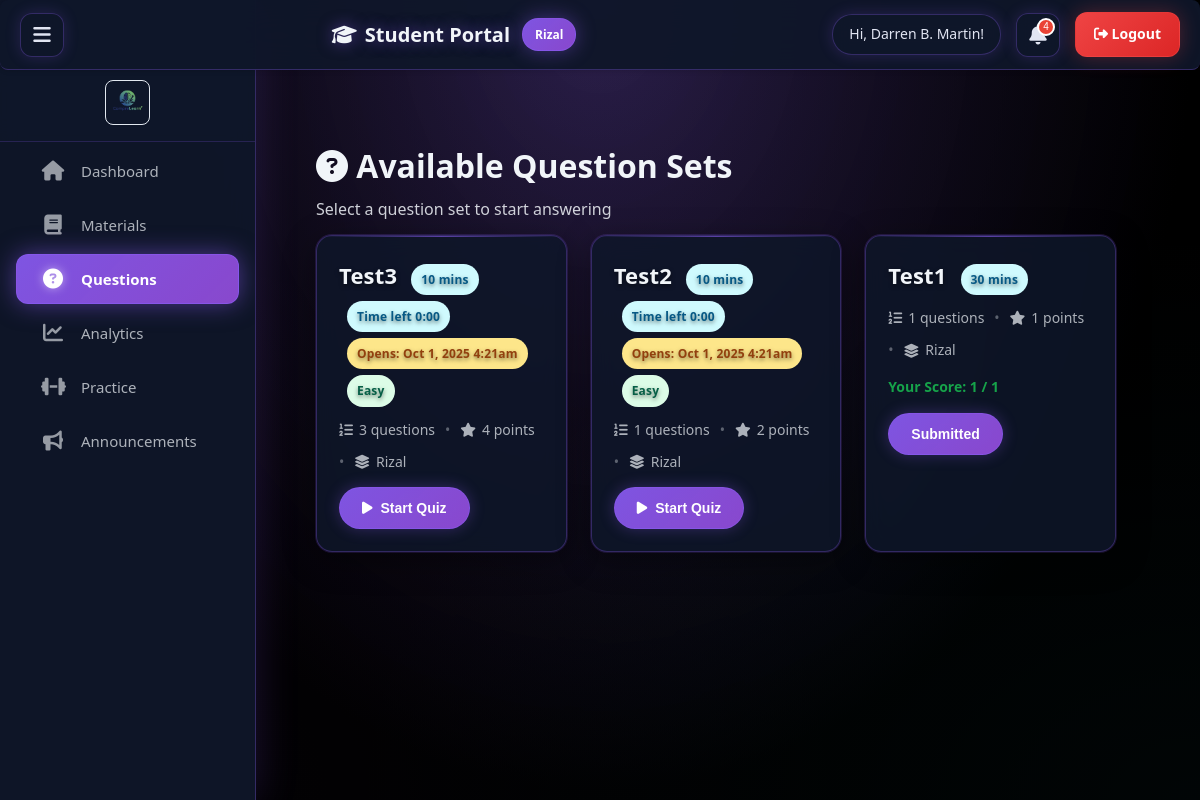
/Student/clean_question_viewer.php (signed in), run on the app's committed database.
### tables this page shows
CREATE TABLE `sections` (
  `id` int(11) NOT NULL,
  `name` varchar(100) NOT NULL,
  `description` text DEFAULT NULL,
  `created_at` timestamp NOT NULL DEFAULT current_timestamp()
);

CREATE TABLE `question_sets` (
  `id` int(11) NOT NULL,
  `teacher_id` int(11) NOT NULL,
  `section_id` int(11) NOT NULL,
  `set_title` varchar(255) NOT NULL,
  `description` text DEFAULT NULL,
  `created_at` timestamp NOT NULL DEFAULT current_timestamp(),
  `updated_at` timestamp NOT NULL DEFAULT current_timestamp() ON UPDATE current_timestamp(),
  `timer_minutes` int(11) DEFAULT 0,
  `open_at` datetime DEFAULT NULL,
  `difficulty` varchar(16) DEFAULT NULL
);

### Student/Includes/student_init.php (called while the page is built, shortened)
<?php
$conn = new mysqli('localhost', 'root', '', 'compre_learn');
$studentId = (int)($_SESSION['student_id'] ?? 0);
$studentName = $_SESSION['student_name'] ?? 'Student';
$studentRes = $conn->query("SELECT * FROM students WHERE id = $studentId");
if (!$studentRes) {
    error_log("Database error: " . $conn->error);
    $student = null;
} else {
    $student = $studentRes->fetch_assoc();
}
$studentSectionId = (int)($student['section_id'] ?? 0);
if ($studentSectionId > 0) {
    $sectionRes = $conn->query("SELECT name FROM sections WHERE id = $studentSectionId");
    if ($sectionRes && $sectionRes->num_rows > 0) {
        $sectionName = $sectionRes->fetch_assoc()['name'];
    }
}
function h($v) {
    return htmlspecialchars((string)$v, ENT_QUOTES, 'UTF-8');
}
?>

### Student/clean_question_viewer.php (the view, shortened to what this page needs)
<?php
require_once 'includes/student_init.php';
$hasTimerCol = false; $hasOpenCol = false;
try {
    $chk = $conn->query("SHOW COLUMNS FROM question_sets LIKE 'timer_minutes'");
    $hasTimerCol = $chk && $chk->num_rows > 0;
} catch (Exception $e) {}
try {
    $chk2 = $conn->query("SHOW COLUMNS FROM question_sets LIKE 'open_at'");
    $hasOpenCol = $chk2 && $chk2->num_rows > 0;
} catch (Exception $e) {}
$hasDiffMcq = false; $hasDiffMatching = false; $hasDiffEssay = false;
try { $chk3 = $conn->query("SHOW COLUMNS FROM mcq_questions LIKE 'difficulty'"); $hasDiffMcq = $chk3 && $chk3->num_rows > 0; } catch (Exception $e) {}
try { $chk4 = $conn->query("SHOW COLUMNS FROM matching_questions LIKE 'difficulty'"); $hasDiffMatching = $chk4 && $chk4->num_rows > 0; } catch (Exception $e) {}
try { $chk5 = $conn->query("SHOW COLUMNS FROM essay_questions LIKE 'difficulty'"); $hasDiffEssay = $chk5 && $chk5->num_rows > 0; } catch (Exception $e) {}
if (isset($_SESSION['section_id']) && $_SESSION['section_id'] > 0) {
    $extraSelect = ($hasTimerCol ? "COALESCE(qs.timer_minutes, 0) as timer_minutes," : "0 as timer_minutes,") .
                   ($hasOpenCol ? "qs.open_at," : "NULL as open_at,");
    $sql = "SELECT qs.*, s.name as section_name,
               (SELECT COUNT(*) FROM mcq_questions WHERE set_id = qs.id) +
               (SELECT COUNT(*) FROM matching_questions WHERE set_id = qs.id) +
               (SELECT COUNT(*) FROM essay_questions WHERE set_id = qs.id) as question_count,
               (SELECT COALESCE(SUM(points), 0) FROM mcq_questions WHERE set_id = qs.id) +
               (SELECT COALESCE(SUM(points), 0) FROM matching_questions WHERE set_id = qs.id) +
               (SELECT COALESCE(SUM(points), 0) FROM essay_questions WHERE set_id = qs.id) as total_points,
               " . $extraSelect . "
               1 as _dummy
        FROM question_sets qs
        JOIN sections s ON qs.section_id = s.id
        WHERE qs.section_id = ?
        ORDER BY qs.created_at DESC";
    $stmt = $conn->prepare($sql);
    $stmt->bind_param('i', $_SESSION['section_id']);
    $stmt->execute();
    $questionSets = $stmt->get_result()->fetch_all(MYSQLI_ASSOC);
    if (!empty($questionSets) && ($hasDiffMcq || $hasDiffMatching || $hasDiffEssay)) {
        foreach ($questionSets as $idx => $qs) {
            $diffVals = [];
            $diffVals = array_values(array_unique(array_filter($diffVals)));
            if (count($diffVals) === 1) {
                $questionSets[$idx]['difficulty_label'] = $diffVals[0];
            } elseif (count($diffVals) > 1) {
                $questionSets[$idx]['difficulty_label'] = 'mixed';
} else {
                $questionSets[$idx]['difficulty_label'] = '';
            }
        }
    }
} else {
    $questionSets = [];
}
?>
</head>
<body>
    <div class="page-shell" id="pageShell" style="width: 100%; margin: 0; padding: 16px;">
        <div class="content-header" style="width:100%;">
            <h1><i class="fas fa-question-circle"></i> Available Question Sets</h1>
            <p style="margin-top:6px;color:rgba(241,245,249,.85)">Select a question set to start answering</p>
        </div>
        <div class="question-sets" style="max-width:800px;">
            <?php if (empty($questionSets)): ?>
                <div class="set-card" style="text-align: center; padding: 40px;">
                    <h3>No Question Sets Available</h3>
                </div>
            <?php else: ?>
                <?php foreach ($questionSets as $set): ?>
                <?php
                    $openAt = $set['open_at'] ?? null;
                    if (!empty($openAt)) { $isLocked = (strtotime($openAt) > time()); }
                    $timer = (int)($set['timer_minutes'] ?? 0);
                ?>
                <div class="set-card" data-set-id="<?php echo (int)$set['id']; ?>" data-open-at="<?php echo htmlspecialchars($openAt ?? ''); ?>" data-open-ts="<?php echo $openAt ? (int)@strtotime($openAt) : 0; ?>" data-duration="<?php echo max(0,(int)$timer*60); ?>">
                    <div class="set-title"><?php echo htmlspecialchars($set['set_title']); ?>
                        <?php if($timer>0): ?><span class="badge timer"><?php echo $timer; ?> mins</span><?php endif; ?>
                        <?php if($timer>0 && !empty($openAt) && strtotime($openAt) <= time()): ?>
                            <span class="badge timer" data-time-left>Time left —</span>
                        <?php endif; ?>
                        <?php if(!empty($openAt)): ?>
                            <span class="badge open">
                                <?php if (!empty($set['already_submitted'])): ?>
                                    Uploaded: <?php echo date('M j, Y g:ia'); ?>
                                <?php else: ?>
                                    Opens: <?php echo date('M j, Y g:ia', strtotime($openAt)); ?>
                                <?php endif; ?>
                            </span>
                        <?php endif; ?>
                        <?php
                            $diff = strtolower(trim($set['difficulty'] ?? ($set['difficulty_label'] ?? '')));
                            if ($diff) {
                                $cls = ($diff==='easy')?'diff-easy':(($diff==='hard')?'diff-hard':(($diff==='medium')?'diff-medium':'diff-medium'));
                                $label = $diff==='mixed' ? 'Mixed' : ucfirst($diff);
                                echo '<span class="badge '.$cls.'">'.$label.'</span>';
                            }
                        ?>
                    </div>
                    <div class="set-meta">
                        <span class="meta"><i class="fas fa-list-ol"></i> <?php echo $set['question_count']; ?> questions</span>
                        <span class="dot">•</span>
                        <span class="meta"><i class="fas fa-star"></i> <?php echo $set['total_points']; ?> points</span>
                        <span class="dot">•</span>
                        <span class="meta"><i class="fas fa-layer-group"></i> <?php echo htmlspecialchars($set['section_name']); ?></span>
                    </div>
                    <?php if (!empty($set['already_submitted'])): ?>
                        <div class="set-stats" style="color:#16a34a; font-weight:600;">
                            Your Score: <?php echo (float)($set['student_score'] ?? 0); ?> / <?php echo (float)($set['max_points'] ?? 0); ?>
                        </div>
                        <button class="btn" disabled>
                            Submitted
                        </button>
                    <?php else: ?>
                        <button class="btn" data-set-id="<?php echo (int)$set['id']; ?>" data-timer="<?php echo (int)$timer; ?>" data-open-at="<?php echo htmlspecialchars($openAt ?? ''); ?>" data-open-ts="<?php echo $openAt ? (int)@strtotime($openAt) : 0; ?>" data-duration="<?php echo max(0,(int)$timer*60); ?>" onclick="guardAndStart(this, <?php echo $set['id']; ?>, '<?php echo htmlspecialchars($set['set_title']); ?>')">
                            <i class="fas fa-play"></i> Start Quiz
                        </button>
                    <?php endif; ?>
                </div>
                <?php endforeach; ?>
            <?php endif; ?>
        </div>
        </div>
    </div>
</body>
</html>
<?php
$content = ob_get_clean();
require_once 'includes/student_layout.php';
?>

### Student/Includes/student_layout.php (shortened to what this page needs)
<?php
$notificationCount = 0;
$studentSectionId = (int)($_SESSION['section_id'] ?? ($_SESSION['student_section_id'] ?? 0));
try {
    $resA = $conn->query("SELECT COUNT(*) AS c FROM announcements");
    if ($resA && ($r = $resA->fetch_assoc())) { $notificationCount += (int)$r['c']; }
} catch (Throwable $e) {  }
try {
    if ($studentSectionId > 0) {
        $stmt = $conn->prepare("SELECT COUNT(*) AS c FROM question_sets WHERE section_id = ?");
        if ($stmt) { $stmt->bind_param('i', $studentSectionId); $stmt->execute(); $rc = $stmt->get_result()->fetch_assoc(); $notificationCount += (int)($rc['c'] ?? 0); }
    }
} catch (Throwable $e) {  }
?>
<!DOCTYPE html>
<html lang="en">
<head>
    <link rel="stylesheet" href="https://cdnjs.cloudflare.com/ajax/libs/font-awesome/6.4.0/css/all.min.css">
</head>
<body>
    <video class="galaxy-video" autoplay muted loop>
        <source src="../assets/images/3194277-hd_1920_1080_30fps.mp4" type="video/mp4">
    </video>
    <nav class="sidebar" id="sidebar">
        <div class="sidebar-header">
            <a href="student_dashboard.php" class="sidebar-logo">
                <img src="../assets/images/comprelogo2.png" alt="CompreLearn Logo" onerror="this.style.display='none'; this.nextElementSibling.style.display='flex';">
            </a>
        </div>
        <ul class="sidebar-nav">
            <li><a href="student_dashboard.php" class="<?php echo basename($_SERVER['PHP_SELF']) == 'student_dashboard.php' ? 'active' : ''; ?>" data-tooltip="Dashboard">
                <i class="fas fa-home icon"></i> <span class="nav-text">Dashboard</span>
            </a></li>
            <li><a href="student_materials.php" class="<?php echo basename($_SERVER['PHP_SELF']) == 'student_materials.php' ? 'active' : ''; ?>" data-tooltip="Materials">
                <i class="fas fa-book icon"></i> <span class="nav-text">Materials</span>
            </a></li>
            <li><a href="clean_question_viewer.php" class="<?php echo basename($_SERVER['PHP_SELF']) == 'clean_question_viewer.php' ? 'active' : ''; ?>" data-tooltip="Questions">
                <i class="fas fa-question-circle icon"></i> <span class="nav-text">Questions</span>
            </a></li>
            <li><a href="student_analytics.php" class="<?php echo basename($_SERVER['PHP_SELF']) == 'student_analytics.php' ? 'active' : ''; ?>" data-tooltip="Analytics">
                <i class="fas fa-chart-line icon"></i> <span class="nav-text">Analytics</span>
            </a></li>
            <li><a href="student_practice.php" class="<?php echo basename($_SERVER['PHP_SELF']) == 'student_practice.php' ? 'active' : ''; ?>" data-tooltip="Practice">
                <i class="fas fa-dumbbell icon"></i> <span class="nav-text">Practice</span>
            </a></li>
            <li><a href="student_announcements.php" class="<?php echo basename($_SERVER['PHP_SELF']) == 'student_announcements.php' ? 'active' : ''; ?>" data-tooltip="Announcements">
                <i class="fas fa-bullhorn icon"></i> <span class="nav-text">Announcements</span>
            </a></li>
        </ul>
    </nav>
    <div class="main-content">
        <header class="header">
            <button class="menu-button" id="menuButton" onclick="toggleSidebar()" title="Toggle Sidebar">
                <i class="fas fa-bars"></i>
            </button>
            <div class="header-center">
                <h1><i class="fas fa-graduation-cap"></i> Student Portal</h1>
                <div class="section-info">
                    <span class="section-badge"><?php echo h($sectionName); ?></span>
                </div>
            </div>
            <div class="header-actions">
                <span class="chip">Hi, <?php echo h($studentName); ?>!</span>
                <button class="notification-icon" onclick="openNotifications()" title="Notifications">
                    <i class="fas fa-bell"></i>
                    <?php if ($notificationCount > 0): ?>
                        <span class="notification-badge"><?php echo $notificationCount; ?></span>
                    <?php endif; ?>
                </button>
                <a class="logout" href="?logout=1"><i class="fas fa-sign-out-alt"></i> Logout</a>
            </div>
        </header>
        <main class="content">
            <?php if (isset($content)): ?>
                <?php echo $content; ?>
            <?php endif; ?>
</body>
</html>

### Student/clean_question_viewer.php (style rules this page uses)
* { margin: 0; padding: 0; box-sizing: border-box; }
body { font-family: 'Segoe UI', Tahoma, Geneva, Verdana, sans-serif; background: #0a0a0f; color: #e1e5f2; min-height: 100vh; position: relative; overflow-x: hidden; }
body::before { content: ''; position: fixed; top: 0; left: 0; width: 100%; height: 100%; background: radial-gradient(ellipse at top, rgba(139, 92, 246, 0.15) 0%, rgba(0, 0, 0, 0.8) 70%), radial-gradient(ellipse at bottom right, rgba(34, 211, 238, 0.1) 0%, transparent 50%), radial-gradient(ellipse at bottom left, rgba(168, 85, 247, 0.08) 0%, transparent 50%); z-index: -1; pointer-events: none; }
.page-shell { max-width: 1240px; margin: 0; padding: 0 16px; }
.main-content { padding: 20px; min-height: 100vh; }
.header { background: rgba(15, 23, 42, 0.95); padding: 20px; border-radius: 8px; box-shadow: 0 2px 4px rgba(0,0,0,0.1); margin-bottom: 20px; }
.question-sets { display: grid; grid-template-columns: repeat(3, 1fr); gap: 24px; margin-bottom: 24px; justify-content: start; justify-items: stretch; }
.set-card { position: relative; background: rgba(15, 23, 42, 0.85); padding: 22px; border-radius: 16px; box-shadow: 0 8px 32px rgba(0, 0, 0, 0.4), 0 0 0 1px rgba(139, 92, 246, 0.2); transition: transform .18s ease, box-shadow .18s ease, border-color .18s ease; border: 1px solid rgba(139, 92, 246, 0.3); overflow: hidden; backdrop-filter: blur(12px); }
.set-card::before { content: ''; position: absolute; top: 0; left: 0; right: 0; height: 1px; background: linear-gradient(90deg, transparent, rgba(139, 92, 246, 0.6), transparent); pointer-events: none; }
.set-title { font-size: 22px; font-weight: 800; margin-bottom: 12px; color: #f1f5f9; letter-spacing: .2px; text-shadow: 0 2px 4px rgba(0, 0, 0, 0.5); }
.set-stats { color: rgba(241, 245, 249, 0.8); font-size: 14px; margin-bottom: 15px; }
.set-meta { display: flex; flex-wrap: wrap; align-items: center; gap: 10px; color: rgba(241, 245, 249, 0.7); font-size: 14px; margin-bottom: 14px; }
.set-meta .meta { display: inline-flex; align-items: center; gap:6px; }
.set-meta .dot { opacity:.5; }
.btn { background: linear-gradient(135deg, rgba(139, 92, 246, 0.9), rgba(168, 85, 247, 0.8)); color: white; border: 1px solid rgba(139, 92, 246, 0.5); padding: 12px 22px; border-radius: 9999px; cursor: pointer; font-size: 14px; font-weight: 700; text-decoration: none; display: inline-flex; align-items:center; gap:8px; transition: transform .12s ease, filter .2s ease; backdrop-filter: blur(10px); box-shadow: 0 0 15px rgba(139, 92, 246, 0.3); }
.content-header { background: none; padding: 0; border-radius: 0; box-shadow: none; margin-bottom: 12px; }
.content-header h1 { font-weight:900; color: #f1f5f9; text-shadow: none; }
.badge { display:inline-block; padding:6px 10px; border-radius:9999px; font-size:12px; background:#eef2ff; color:#3730a3; margin-left:8px; font-weight:700; }
.badge.timer { background:#cffafe; color:#075985; }
.badge.open { background:#fde68a; color:#92400e; }
.badge.diff-easy { background:#dcfce7;color:#065f46 }

### data on the page
sections: name "Rizal"
question_sets: set_title "Test3", timer "10", shows "Time left 0:00", open_at "Oct 1, 2025 4:21am", difficulty "Easy", question_count "3", total_points "4", section.name "Rizal"
question_sets: set_title "Test2", timer "10", shows "Time left 0:00", open_at "Oct 1, 2025 4:21am", difficulty "Easy", question_count "1", total_points "2", section.name "Rizal"
question_sets: set_title "Test1", timer "30", question_count "1", total_points "1", section.name "Rizal", student_score "1", max_points "1"

### other printed values
$studentName "Darren B. Martin"
$notificationCount "4"
